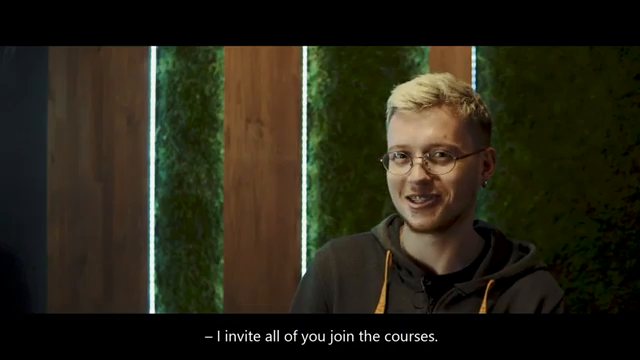
#> input picture frame 65 of Face-Detect-python/para.mp4, 640 x 360 px
$ python from-video-2.py
#> lines starting #> are read from the running program, lines starting #| are printed output that depends on the picture; after the words box and inside, x2 and y2 are one past the last pixel; in counts of white or black regions, pixels touching at a corner belong together
import cv2 as cv

### 1. Load Haar feature-based cascade classifiers
faceCascade = cv.CascadeClassifier('haarcascade_frontalface_default.xml')
eyeCascade = cv.CascadeClassifier('haarcascade_eye_tree_eyeglasses.xml')

### 2. Capture from video file
video = cv.VideoCapture('para.mp4')
while video.isOpened():
    ## Read video frames and convert to grayscale
    _, frame = video.read()
#> frame is the input picture: shape (360, 640, 3); mean B, G, R 22.4, 36.5, 39.6
    gray = cv.cvtColor(frame, cv.COLOR_BGR2GRAY)
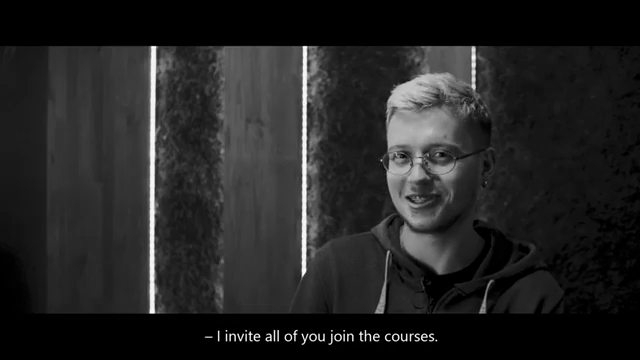
#> gray: shape (360, 640); min 0, max 255, mean 35.8

    ### 3. Find areas with faces using Haar cascade classifier
    faces = faceCascade.detectMultiScale(image= gray, scaleFactor= 1.1, minNeighbors= 4)
#> faces = [[369, 117, 103, 103]]
        # scaleFactor: how much the image size is reduced at each image scale
        # minNeighbors: how many neighbors each candidate rectangle should have to retain it

    # x, y coordinates, w (weight) and h (height) of each "face" rectangle in frame
    for (x, y, w, h) in faces:
        # input, point1, point2, color, thickness=2
        cv.rectangle(frame, (x, y), (x+w, y+h), (255, 0, 0), 2)
        # Get the region of interest: face rectangle sub-image in gray and colored
        faceROIGray = gray[y: y+h, x: x+w]
        faceROIColored = frame[y: y+h, x: x+w]

        ### 4. Find areas with eyes in faces using Haar cascade classifier
        eyes = eyeCascade.detectMultiScale(faceROIGray)
        # x, y coordinates, w (weight) and h (height) of each "eye" rectangle in a face
        for (ex, ey, ew, eh) in eyes:
            cv.rectangle(faceROIColored, (ex, ey), (ex+ew, ey+eh), (0, 255, 0), 2)
#> this loop made 1 pass
#> (x, y, w, h, eyes) on pass 1: (369, 117, 103, 103, [[20, 29, 22, 22]])
#> pass 1, `faceROIGray = gray[y: y+h, x: x+w]`:
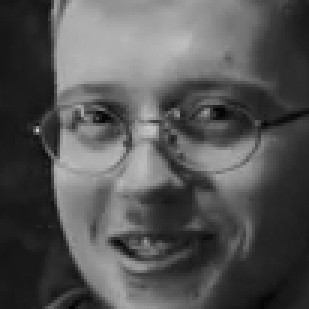
#> faceROIGray: shape (103, 103) (shown 3 times larger); min 3, max 198, mean 84.6
#> pass 1, `faceROIColored = frame[y: y+h, x: x+w]`:
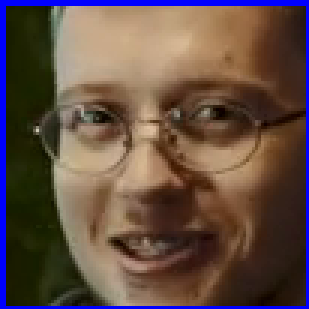
#> faceROIColored: shape (103, 103, 3) (shown 3 times larger); mean B, G, R 69.4, 77.5, 98
#> after the loop:
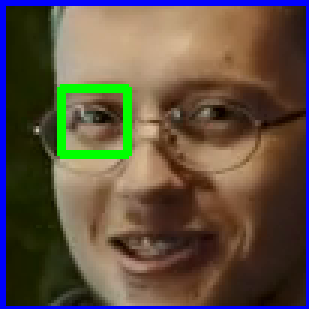
#> faceROIColored: shape (103, 103, 3) (shown 3 times larger); 2.45% of pixels changed, all inside (x1, y1, x2, y2) = (19, 28, 44, 53)
#> after the loop:
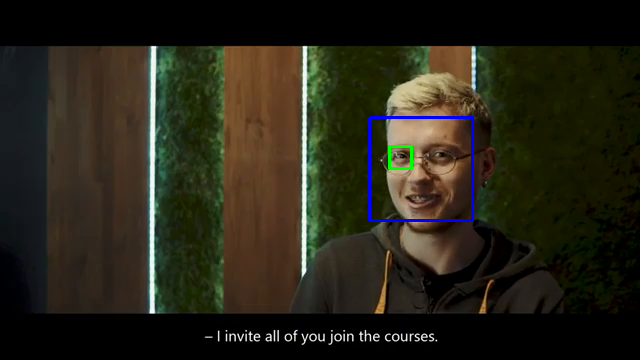
#> frame: shape (360, 640, 3); 0.65% of pixels changed, all inside (x1, y1, x2, y2) = (368, 116, 474, 222)

    #### 5. Show the output video
    cv.imshow('Face Detection - OpenCV', frame)
    if cv.waitKey(10) == 27: break  # Wait Esc key to end program
#> (key Esc is pressed here)

$ run again, starting later in the video
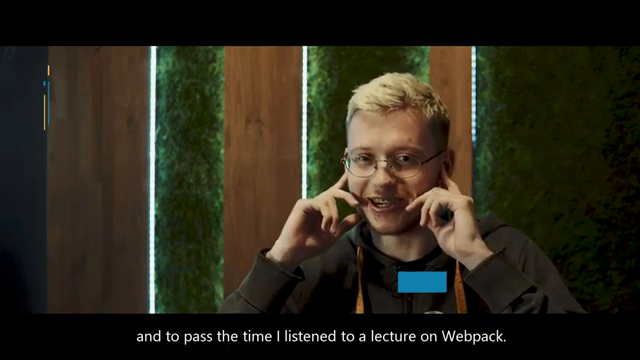
#> input picture frame 293 of Face-Detect-python/para.mp4, 640 x 360 px
#> frame is the input picture: shape (360, 640, 3); mean B, G, R 25.6, 38.8, 42.8
#> faces = [[332, 120, 102, 102]]
#> the loop `for (x, y, w, h) in faces:` made 1 pass
#> (x, y, w, h, eyes) on pass 1: (332, 120, 102, 102, [[20, 28, 23, 23], [62, 28, 22, 22]])
#> after the loop `for (x, y, w, h) in faces:`:
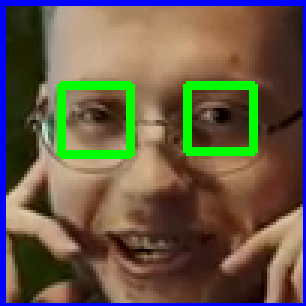
#> faceROIColored: shape (102, 102, 3) (shown 3 times larger); mean B, G, R 71.8, 90.4, 102.7
#> after the loop `for (x, y, w, h) in faces:`:
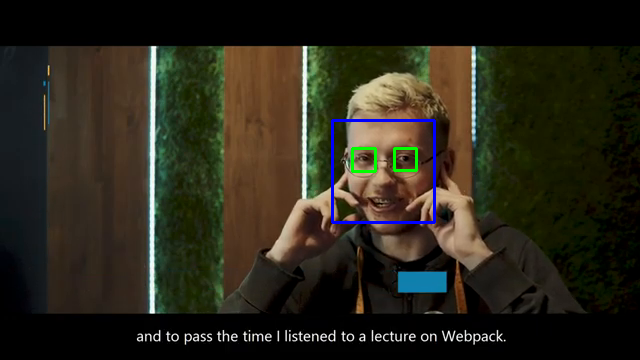
#> frame: shape (360, 640, 3); 0.76% of pixels changed, all inside (x1, y1, x2, y2) = (331, 119, 436, 224)

$ run again, starting later in the video
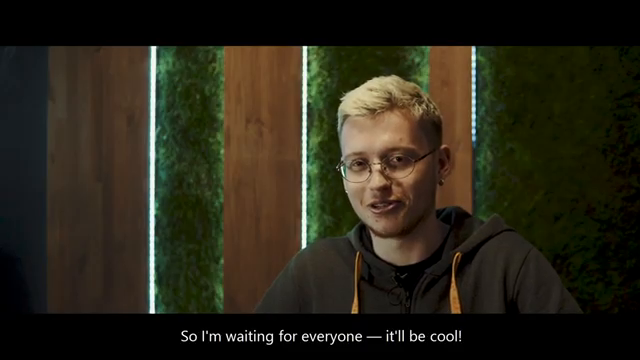
#> input picture frame 521 of Face-Detect-python/para.mp4, 640 x 360 px
#> frame is the input picture: shape (360, 640, 3); mean B, G, R 23.8, 37.4, 41.2
#> faces = [[325, 120, 111, 111]]
#> the loop `for (x, y, w, h) in faces:` made 1 pass
#> (x, y, w, h, eyes) on pass 1: (325, 120, 111, 111, [[22, 33, 22, 22]])
#> after the loop `for (x, y, w, h) in faces:`:
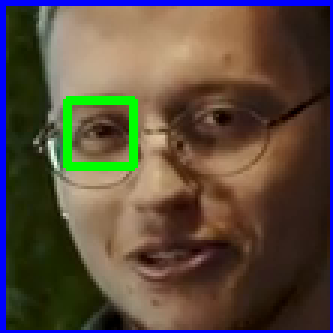
#> faceROIColored: shape (111, 111, 3) (shown 3 times larger); mean B, G, R 63.2, 75.7, 89.3
#> after the loop `for (x, y, w, h) in faces:`:
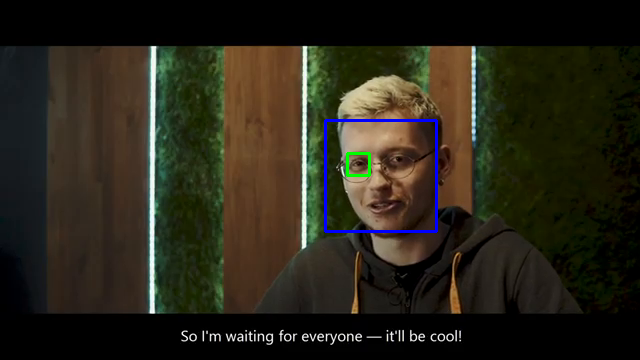
#> frame: shape (360, 640, 3); 0.69% of pixels changed, all inside (x1, y1, x2, y2) = (324, 119, 438, 233)
